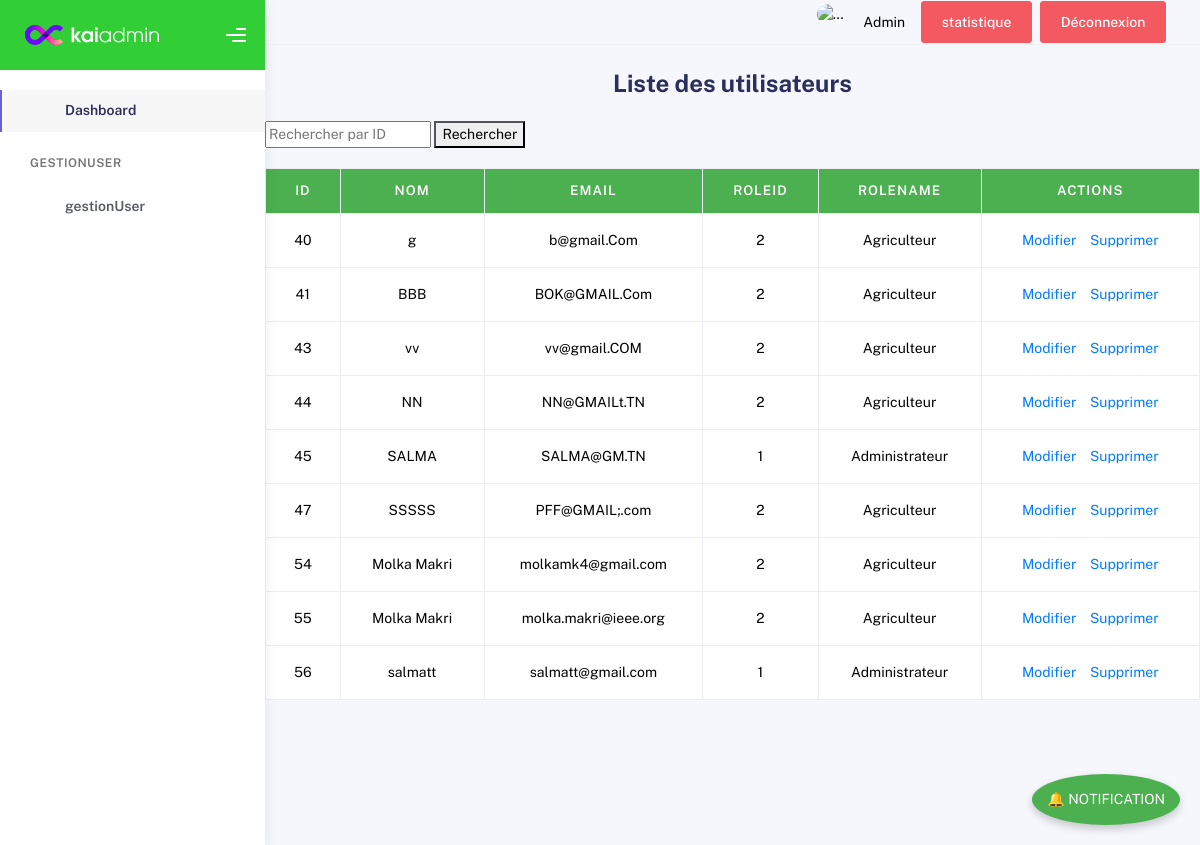
The app's page /view/backOffice/user/index.php with its own data.
### tables this page shows
CREATE TABLE `user` (
  `id` int(11) NOT NULL,
  `nom` varchar(255) NOT NULL,
  `email` varchar(255) NOT NULL,
  `mdp` varchar(255) NOT NULL,
  `role` varchar(50) DEFAULT '0',
  `roleName` varchar(50) NOT NULL
);

### config.php (called while the page is built, shortened)
<?php
class config
{   private static $pdo = null;
    public static function getConnexion()
    {
        if (!isset(self::$pdo)) {
            $servername="localhost";
            $username="root";
            $password ="";
            $dbname="serenity_springs";
            try {
                self::$pdo = new PDO("mysql:host=$servername;dbname=$dbname",
                        $username,
                        $password
                );
                self::$pdo->setAttribute(PDO::ATTR_ERRMODE, PDO::ERRMODE_EXCEPTION);
                self::$pdo->setAttribute(PDO::ATTR_DEFAULT_FETCH_MODE, PDO::FETCH_ASSOC);
            } catch (Exception $e) {
                die('Erreur: ' . $e->getMessage());
            }
        }
        return self::$pdo;
    }
}
?>

### Controller/userC.php (called while the page is built, shortened)
<?php
include(__DIR__ . '/../config.php');
class userC
{
    public function listUsers() {
        try {
            $roleNames = [
                0 => 'Utilisateur',
                1 => 'Administrateur',
                2 => 'Agriculteur'
            ];
            $sql = "SELECT * FROM user";
            $stmt = config::getConnexion()->query($sql);
            $users = [];
            if ($stmt) {
                while ($row = $stmt->fetch(PDO::FETCH_ASSOC)) {
                    $roleName = isset($roleNames[$row['role']]) ? $roleNames[$row['role']] : 'Inconnu';
                    $user = array(
                        'id' => $row['id'],
                        'nom' => $row['nom'],
                        'email' => $row['email'],
                        'mdp' => $row['mdp'],
                        'role' => $row['role'],
                        'roleName' => $roleName
                    );
                    $users[] = $user;
                }
            }
            return $users;
        } catch (PDOException $e) {
            die("Error: " . $e->getMessage());
        }
    }
}
?>

### view/backOffice/user/index.php (the view, shortened to what this page needs)
<?php
include_once '../../../Controller/userC.php';
$userController = new userC();
  $users = $userController->listUsers();
if (isset($_GET['search_id'])) {
  $searchId = $_GET['search_id'];
  $users = $userController->searchUserById($searchId);
} else {
  $users = $userController->listUsers();
}
if (isset($_GET['search_id'])) {
  $searchId = $_GET['search_id'];
  $users = $userController->searchUserById($searchId);
} else {
  $users = $userController->listUsers();
}
?>
<!DOCTYPE html>
<html lang="en">
  <head>
    <link rel="stylesheet" href="../assets/css/bootstrap.min.css" />
    <link rel="stylesheet" href="../assets/css/plugins.min.css" />
    <link rel="stylesheet" href="../assets/css/kaiadmin.min.css" />
    <link rel="stylesheet" href="../assets/css/demo.css" />
  </head>
  <body>
    <div class="wrapper">
      <div class="sidebar" data-background-color="green">
        <div class="sidebar-logo">
          <div class="logo-header" data-background-color="green">
            <a href="../../../../index.html" class="logo">
              <img src="../assets/img/kaiadmin/logo_light.svg" alt="navbar brand" class="navbar-brand" height="20" />
            </a>
            <div class="nav-toggle">
              <button class="btn btn-toggle toggle-sidebar"><i class="gg-menu-right"></i></button>
            </div>
          </div>
        </div>
        <div class="sidebar-wrapper scrollbar scrollbar-inner">
          <div class="sidebar-content">
            <ul class="nav nav-secondary">
              <li class="nav-item active">
                <a href="dashboard.php">
                  <i class="fas fa-home"></i>
                  <p>Dashboard</p>
                </a>
              </li>
              <li class="nav-section">
                <h4 class="text-section">gestionUser</h4>
              </li>
              <li class="nav-item">
                <a href="index.php">
                  <i class="fas fa-layer-group"></i>
                  <p>gestionUser</p>
                </a>
              </li>
            </ul>
          </div>
        </div>
      </div>
      <nav class="navbar navbar-header navbar-header-transparent navbar-expand-lg border-bottom">
        <div class="container-fluid">
          <ul class="navbar-nav topbar-nav ms-md-auto align-items-center">
            <li class="nav-item topbar-user dropdown hidden-caret">
              <a class="dropdown-toggle profile-pic" data-bs-toggle="dropdown" href="#" aria-expanded="false">
                <div class="avatar-sm">
                  <img src="../assets/img/profile.jpg" alt="..." class="avatar-img rounded-circle" />
                </div>
                <span class="profile-username">Admin</span>
              </a>
              <li class="nav-item">
                <a href="statistique.php" class="btn btn-danger">statistique</a>
            </li>
              <li class="nav-item">
                <a href="logout.php" class="btn btn-danger">Déconnexion</a>
            </li>
            </li>
          </ul>
        </div>
      </nav>
  <div class="main-panel">
    <div class="content">
      <h1 class="main-title">Liste des utilisateurs</h1>
      <button id="open-notification">  🔔 NOTIFICATION</button>
 <div class="search-container">
            <form method="GET" action="index.php">
              <input type="text" name="search_id" placeholder="Rechercher par ID" required>
              <button type="submit">Rechercher</button>
            </form>
          </div>
      <table class="table">
        <thead>
          <tr>
            <th>ID</th>
            <th>Nom</th>
            <th>Email</th>
            <th>RoleID</th>
            <th>roleName</th>
            <th>Actions</th>
          </tr>
        </thead>
        <tbody>
          <?php foreach ($users as $user) { ?>
            <tr>
              <td><?php echo $user['id']; ?></td>
              <td><?php echo $user['nom']; ?></td>
              <td><?php echo $user['email']; ?></td>
              <td><?php echo $user['role']; ?></td>
              <td><?php echo $user['roleName']; ?></td>
              <td class="actions">
                <a href="editUser.php?id=<?php echo $user['id']; ?>">Modifier</a>
                <a href="deleteUser.php?id=<?php echo $user['id']; ?>" onclick="return confirm('Êtes-vous sûr de vouloir supprimer cet utilisateur ?');">Supprimer</a>
              </td>
            </tr>
          <?php } ?>
        </tbody>
      </table>
    </div>
  </div>
</div>
</body>
</html>

### view/backOffice/user/index.php (style rules this page uses)
.table { width: 100%; margin: 20px auto; border-collapse: collapse; }
.table th, .table td { border: 1px solid #ddd; padding: 10px; text-align: center; }
.table th { background-color: #4CAF50; color: white; font-weight: bold; }
.actions a { margin: 0 5px; color: #007BFF; text-decoration: none; }
.main-title { text-align: center; font-weight: bold; font-size: 24px; margin: 20px 0; }
#open-notification { position: fixed; bottom: 20px; right: 20px; background-color: #4caf50; color: white; border: none; border-radius: 50%; padding: 15px; cursor: pointer; box-shadow: 0 4px 8px rgba(0, 0, 0, 0.2); }

### records on screen
user: id "40", nom "g", email "b@gmail.Com", role "2", roleName "Agriculteur"
user: id "41", nom "BBB", email "BOK@GMAIL.Com", role "2", roleName "Agriculteur"
user: id "43", nom "vv", email "vv@gmail.COM", role "2", roleName "Agriculteur"
user: id "44", nom "NN", email "NN@GMAILt.TN", role "2", roleName "Agriculteur"
user: id "45", nom "SALMA", email "SALMA@GM.TN", role "1", roleName "Administrateur"
user: id "47", nom "SSSSS", email "PFF@GMAIL;.com", role "2", roleName "Agriculteur"
user: id "54", nom "Molka Makri", email "molkamk4@gmail.com", role "2", roleName "Agriculteur"
user: id "55", nom "Molka Makri", email "molka.makri@ieee.org", role "2", roleName "Agriculteur"
user: id "56", nom "salmatt", email "salmatt@gmail.com", role "1", roleName "Administrateur"
